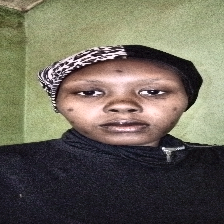
#> input picture dataset/skin_ageing_symptoms/acne/66.png, 224 x 224 px; its folder holds only this picture in this run
$ jupyter execute --allow-errors code_convert_model_to_tfjs.ipynb
#> lines starting #> are read from the running program, lines starting #| are printed output that depends on the picture
# **Computer Vision Project: Facial Skin Ageing Classification**

# 0.Import Library

[cell 1]
import os
import shutil
import random
import pathlib
import kagglehub
import numpy as np
import pandas as pd
import seaborn as sns
import matplotlib.pyplot as plt

from shutil import copyfile
from pathlib import Path
from tqdm import tqdm as tq

# Libraries untuk data preprocessing
import cv2
import skimage
from PIL import Image
from skimage import io, img_as_ubyte
from skimage.transform import resize, rotate, AffineTransform, warp
from skimage.exposure import adjust_gamma
from skimage.util import random_noise

# Libraries untuk modeling
import keras
import tensorflow as tf
from sklearn.metrics import confusion_matrix, classification_report
from tensorflow.keras import Model, layers
from tensorflow.keras.preprocessing import image
from tensorflow.keras.preprocessing.image import ImageDataGenerator, img_to_array, load_img
from tensorflow.keras.optimizers import Adam, RMSprop, SGD
from tensorflow.keras.layers import InputLayer, Conv2D, SeparableConv2D, MaxPooling2D, MaxPool2D, Dense, Flatten, Dropout, BatchNormalization
from tensorflow.keras.models import Model, Sequential
from tensorflow.keras.applications import MobileNet
from tensorflow.keras.applications.densenet import DenseNet121
from tensorflow.keras.callbacks import ModelCheckpoint, Callback, EarlyStopping, ReduceLROnPlateau

# 1.Loading Dataset

#> (a cell that did not finish here is left out)

# 2.Data Preprocessing

[cell 3]
# Membuat kamus yang menyimpan gambar untuk setiap kelas dalam data
lung_img = {}

path = 'dataset'
path_sub = os.path.join(path, 'skin_ageing_symptoms')
os.listdir(path_sub)

[cell 4]
for i in os.listdir(path_sub):
    lung_img[i] = os.listdir(os.path.join(path_sub, i))

lung_img

[cell 5]
class_name = lung_img.keys()
n_class = len(lung_img.keys())

print(f'Jumlah Kelas: {n_class}')
print(f'Nama Kelas: {class_name}')

[cell 6]
# Menampilkan 5 gambar secara masing-masing kelas yang ada dalam data
fig, ax = plt.subplots(n_class, 5, figsize=(15, 15))

#> (the rest of this cell did not finish here and is left out)

[cell 7]
lung_path = 'dataset/skin_ageing_symptoms'

file_name = []
labels = []
full_path = []

data = [
    (name, os.path.basename(path), os.path.join(path, name))
    for path, subdirs, files in os.walk(lung_path)
    for name in files
]

[cell 8]
data

[cell 9]
file_name = [x[0] for x in data]
file_name

[cell 10]
labels = [x[1] for x in data]
labels

[cell 11]
full_path = [x[2] for x in data]
full_path

[cell 12]
df = pd.DataFrame({
    'file_name': file_name,
    'label': labels,
    'path': full_path
})

[cell 13]
df.head(-10)

[cell 14]
# Visualisasi distribusi kelas
Label = df['label']
plt.figure(figsize=(6, 8))
sns.set_style("darkgrid")
plot_data = sns.countplot(Label)
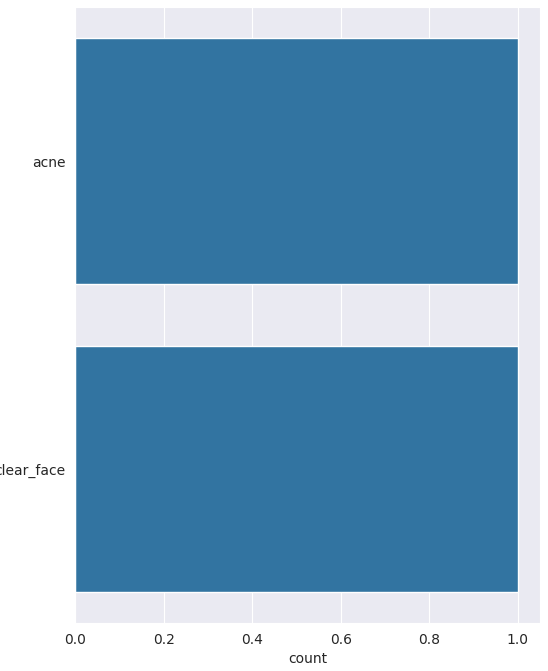
#> figure drawn by matplotlib, 1 panel

[cell 15]
count_label = df["label"].value_counts()
print(count_label)

[cell 16]
class imageAugmentation:
    def __init__(self, img) -> None:
        self.img = img
        self.image = cv2.cvtColor(self.img, 0)
        self.image = cv2.resize(self.img, (244, 244))

    def anticlockwise_rotation(self):
        sudut = random.randint(0, 180)
        return rotate(self.image, sudut)

    def clockwise_rotation(self):
        sudut = random.randint(0,180)
        return rotate(self.image, -sudut)

    def flip_up_down(self):
        return np.flipud(self.image)

    def add_brightness(self):
        return adjust_gamma(self.image, gamma=0.5, gain=1)

    def blur_image(self):
        return cv2.GaussianBlur(self.image, (9, 9), 0)

    def sheared(self):
        transform = AffineTransform(shear=0.2)
        return warp(self.image, transform, mode='wrap')

    def warp_shift(self):
        transform = AffineTransform(translation=(0, 40))
        return warp(self.image, transform, mode='wrap')

[cell 17]
transformations = {
    "rotate anticlockwise": lambda img: imageAugmentation(img).anticlockwise_rotation(),
    "rotate clockwise": lambda img: imageAugmentation(img).clockwise_rotation(),
    "warp_shift": lambda img: imageAugmentation(img).warp_shift(),
    "blurring image": lambda img: imageAugmentation(img).blur_image(),
    "add brightness": lambda img: imageAugmentation(img).add_brightness(),
    "flip up down": lambda img: imageAugmentation(img).flip_up_down(),
    "shear image": lambda img: imageAugmentation(img).sheared(),
}

[cell 18]
def read_img(images_path):
    return [os.path.join(images_path, im) for im in os.listdir(images_path)]

[cell 19]
def runAugmentation(transformations, images, images_path, generate_img):
#> called with images_path = 'dataset/skin_ageing_symptoms/acne', generate_img = 2500
    i = 1
    image_to_generate = generate_img
    while i <= image_to_generate:
        image = random.choice(images)
        try:
            original_img = io.imread(image)
#> original_img is the input picture: shape (224, 224, 3); mean R, G, B 108.7, 103.7, 90.2
            transformed_img = None
            n = 0  # Variabel untuk melakukan iterasi sampai jumlah transformasi yang akan diterapkan
            transformations_count = random.randint(1, len(transformations))

            while n <= transformations_count:
                key = random.choice(list(transformations))
                transformed_img = transformations[key](original_img)
                n = n + 1
#> this loop made 8 passes
#> pass 1, in __init__, `self.image = cv2.resize(self.img, (244, 244))`:
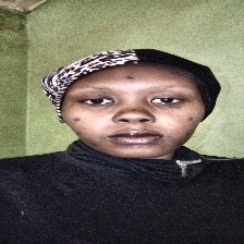
#> self.image: shape (244, 244, 3); mean R, G, B 108.5, 103.6, 90.1
#> pass 1, in runAugmentation, `transformed_img = transformations[key](original_img)`:
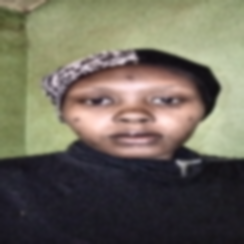
#> transformed_img: shape (244, 244, 3); mean R, G, B 108.5, 103.6, 90.1
#> pass 2, in runAugmentation, `transformed_img = transformations[key](original_img)`:
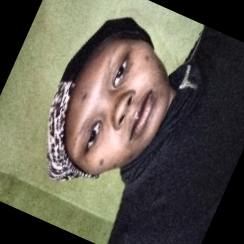
#> transformed_img: shape (244, 244, 3) float64; mean R, G, B 0.378, 0.358, 0.312
#> after the loop, n = 8

            new_image_path = '%s/augmented_image_%s.jpg' % (images_path, i)
            # Mengonversi gambar ke format byte yang tidak ditandatangani, dengan nilai dalam [0, 255]
            transformed_img = img_as_ubyte(transformed_img)
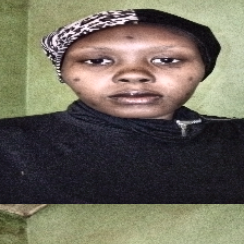
#> transformed_img: shape (244, 244, 3); mean R, G, B 108.5, 103.6, 90.1
            # Simpan hasil transformasi augmentasi pada gambar
            cv2.imwrite(new_image_path, transformed_img)
            i += 1
        except ValueError as e:
            print('could not read the',image ,':',e,'hence skipping it.')
